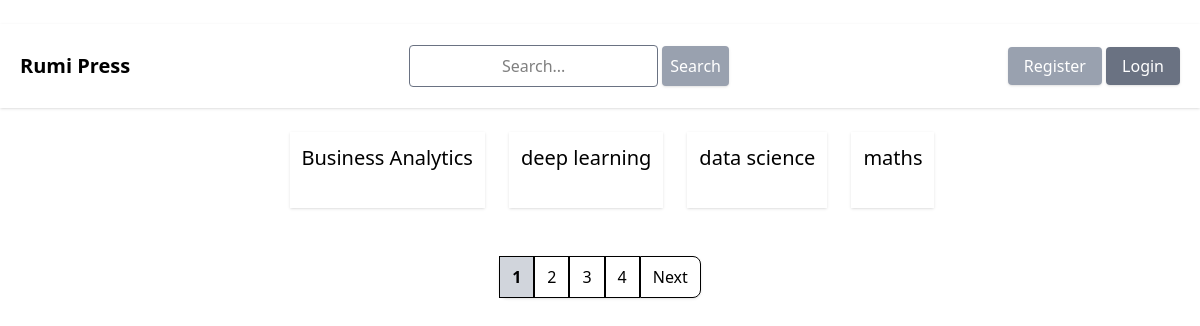
Page /categories/ on the committed database.
### app/models.py (models this page shows, shortened)
class Category(models.Model):
    name = models.CharField(max_length=150, unique=True)
    description = models.TextField(blank=True, null=True)

### app/views.py (the view)
# urls.py: path('categories/', views.categories_view, name='categories'),
def categories_view(request):
    page_num = request.GET.get('page')
    search = request.GET.get('search')
    if search:
        categories = Category.objects.filter(name=search)
    else:
        categories = Category.objects.all()
    user_manager = request.user.groups.filter(name='Manager').exists()
    paginator = Paginator(categories, 4)
    page_obj = Paginator.get_page(paginator, page_num)
    context = {
        'categories' : categories,
        'page_obj' : page_obj,
        'user_manager' : user_manager
    }
    return render(request, 'pages/category_list.html', context)

### app/templates/pages/category_list.html (shortened to what this page needs)
{% extends 'core/base.html' %}
{% block content %}
<div class="container mx-auto">
    <br>
    <div class="flex flex-wrap justify-center gap-6">
        <br>
        {% for category in page_obj %}
        <div class="max-w-sm shadow round p-3">
            <h3 class="text-xl">{{ category.name }}</h3>
            <br>
        </div>
        {% endfor %}
    </div>
    <br>
    <br>
    <div class="flex justify-center">
        <nav class="inline-flex shadow rounded-lg">
            {% for num in page_obj.paginator.page_range %}
            <a href="?page={{ num }}" class="px-3 py-2 border hover:bg-gray-200 {% if page_obj.number == num %} bg-gray-300 font-bold{% endif %}">
                {{ num }}
            </a>
            {% endfor %}
            {% if page_obj.has_next %}
            <a href="?page={{ page_obj.next_page_number }}" class="px-3 py-2 border rounded-r-lg hover:bg-gray-200">
                Next
            </a>
            {% endif %}
        </nav>
    </div>
    <br>
</div>
{% endblock content %}

### rows in the picture
Category: name "Business Analytics"
Category: name "deep learning"
Category: name "data science"
Category: name "maths"

### other values in the picture
{{ num }} "1" "2" "3" "4"
